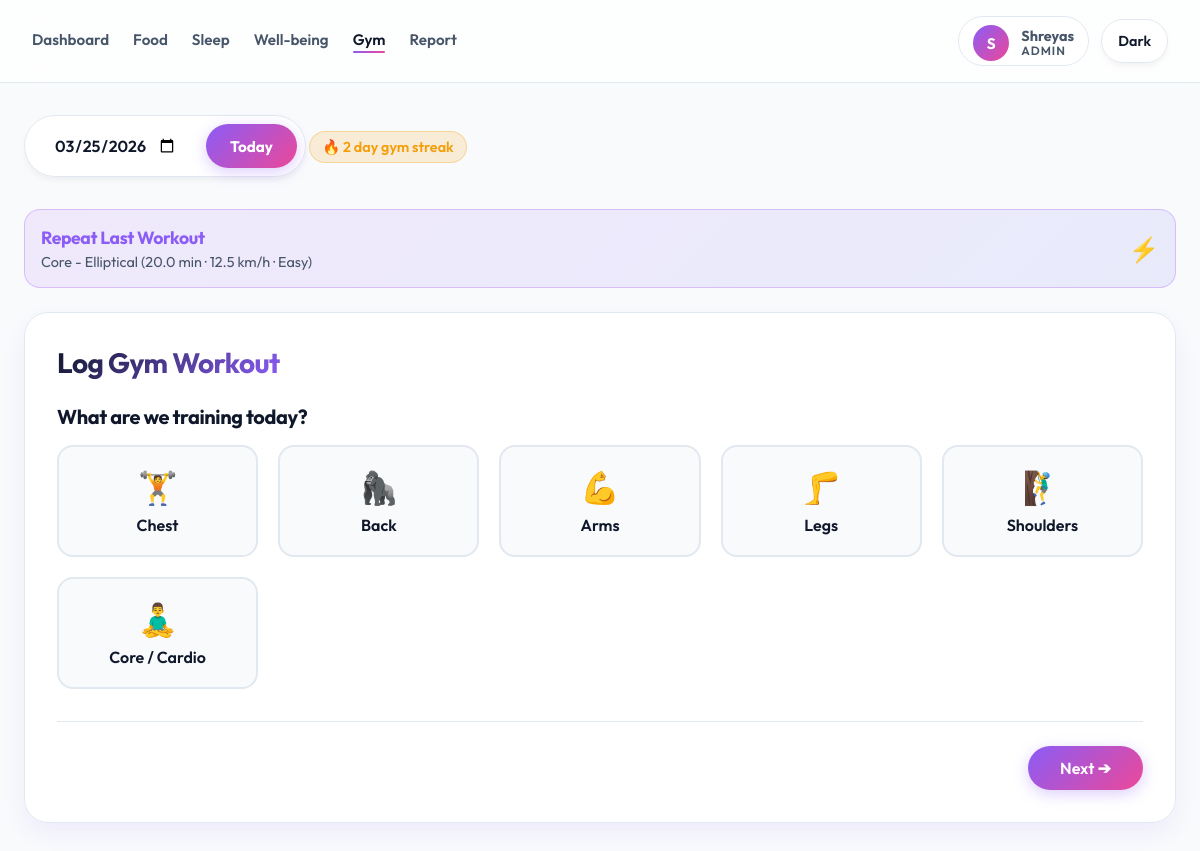
The page /gym (signed in) on the database its author committed.
### tables this page shows
CREATE TABLE "users" (
            id INTEGER PRIMARY KEY AUTOINCREMENT,
            email TEXT UNIQUE NOT NULL,
            password_hash TEXT NOT NULL,
            name TEXT,
            age INTEGER,
            height REAL,
            weight REAL,
            role TEXT NOT NULL DEFAULT 'user',
            is_active INTEGER NOT NULL DEFAULT 1,
            created_at TEXT NOT NULL DEFAULT CURRENT_TIMESTAMP
        );

CREATE TABLE gym_log (
    id INTEGER PRIMARY KEY AUTOINCREMENT,
    date TEXT,
    muscle TEXT,
    sets INTEGER,
    reps INTEGER,
    weight REAL,
    intensity TEXT,
    duration REAL
, exercise TEXT, calories REAL, user_id INTEGER, speed REAL, incline REAL);

### app.py (the view, shortened to what this page needs)
@app.route("/gym", methods=["GET", "POST"])
@login_required
def gym():
    selected_date = normalize_selected_date(request.args.get("date"))
    db = get_db()
    logs = db.execute(
        """
        SELECT * FROM gym_log
        WHERE user_id = ? AND date = ?
        ORDER BY id DESC
        """,
        (current_user.id, selected_date),
    ).fetchall()
    streak = 0
    all_dates = db.execute(
        "SELECT DISTINCT date FROM gym_log WHERE user_id = ? ORDER BY date DESC",
        (current_user.id,),
    ).fetchall()
    dates = [row["date"] for row in all_dates]
    current_day = date.today()
    if dates and (
        dates[0] == current_day.isoformat()
        or dates[0] == (current_day - timedelta(days=1)).isoformat()
    ):
        streak = 1
        check_date = datetime.strptime(dates[0], "%Y-%m-%d").date()
        for index in range(1, len(dates)):
            if dates[index] == (check_date - timedelta(days=1)).isoformat():
                streak += 1
                check_date -= timedelta(days=1)
            else:
                break
    last_workout = db.execute(
        "SELECT * FROM gym_log WHERE user_id = ? ORDER BY id DESC LIMIT 1",
        (current_user.id,),
    ).fetchone()
    db.close()
    return render_page(
        "gym.html",
        active_page="gym",
        cardio_exercises=sorted(CARDIO_EXERCISES),
        gym_logs=logs,
        selected_date=selected_date,
        streak=streak,
        last_workout=last_workout,
        max_date=date.today().isoformat(),
    )

### app.py (called while the page is built)
def get_db():
    db = sqlite3.connect(DB_NAME)
    db.row_factory = sqlite3.Row
    db.execute("PRAGMA foreign_keys = ON")
    return db

def get_user_by_id(user_id):
    db = get_db()
    row = db.execute("SELECT * FROM users WHERE id = ?", (user_id,)).fetchone()
    db.close()
    return User(row) if row else None

def render_page(template_name, **context):
    return render_template(template_name, **context)

@login_manager.user_loader
def load_user(user_id):
    return get_user_by_id(int(user_id))

def normalize_selected_date(raw_date):
    today_iso = date.today().isoformat()
    if not raw_date:
        return today_iso
    try:
        parsed = datetime.strptime(raw_date, "%Y-%m-%d").date()
    except ValueError:
        return today_iso
    return min(parsed, date.today()).isoformat()

    @property
    def is_active(self):
        return self.active

### templates/gym.html (shortened to what this page needs)
<!DOCTYPE html>
<html lang="en">
<head>
    <link rel="stylesheet" href="{{ url_for('static', filename='style.css') }}">
</head>
<body class="{{ 'dark' if dark_mode else '' }}">
{% include "_navbar.html" %}
<div class="page-container">
    <div class="date-control">
        <form method="get">
            <input
                type="date"
                name="date"
                value="{{ selected_date }}"
                max="{{ max_date }}"
                onchange="this.form.submit()"
                class="date-input"
            >
        </form>
        <a href="/gym" class="today-btn">Today</a>
    </div>
    {% if streak > 0 %}
    <div class="streak-badge">🔥 {{ streak }} day gym streak</div>
    {% endif %}
    {% if last_workout %}
    <div class="repeat-card" onclick="repeatLastWorkout()">
        <div class="repeat-info">
            <h4>Repeat Last Workout</h4>
            <p>
                {{ last_workout.muscle }} - {{ last_workout.exercise }}
                {% if last_workout.exercise in cardio_exercises %}
                    ({{ last_workout.duration | round(1) }} min · {{ last_workout.speed | round(1) }} km/h · {{ last_workout.intensity }})
                {% else %}
                    ({{ last_workout.sets }} sets × {{ last_workout.reps }} reps · {{ last_workout.weight }}kg)
                {% endif %}
            </p>
        </div>
        <div class="repeat-icon">⚡</div>
    </div>
    {% endif %}
    <div class="card">
        <h2>Log Gym Workout</h2>
        <form method="POST" id="gymForm">
            <div class="wizard-step active" id="step1">
                <h3>What are we training today?</h3>
                <div class="muscle-grid">
                    <div class="muscle-card" onclick="selectMuscle('Chest', this)">
                        <span class="muscle-icon">🏋️</span>
                        Chest
                    </div>
                    <div class="muscle-card" onclick="selectMuscle('Back', this)">
                        <span class="muscle-icon">🦍</span>
                        Back
                    </div>
                    <div class="muscle-card" onclick="selectMuscle('Arms', this)">
                        <span class="muscle-icon">💪</span>
                        Arms
                    </div>
                    <div class="muscle-card" onclick="selectMuscle('Legs', this)">
                        <span class="muscle-icon">🦵</span>
                        Legs
                    </div>
                    <div class="muscle-card" onclick="selectMuscle('Shoulders', this)">
                        <span class="muscle-icon">🧗‍♂️</span>
                        Shoulders
                    </div>
                    <div class="muscle-card" onclick="selectMuscle('Core', this)">
                        <span class="muscle-icon">🧘‍♂️</span>
                        Core / Cardio
                    </div>
                </div>
                <div class="wizard-nav" style="justify-content: flex-end;">
                    <button type="button" class="primary-btn btn-next" onclick="nextStep(2)">Next ➔</button>
                </div>
            </div>
        </form>
    </div>
</div>
</body>
</html>

### templates/_navbar.html (shortened to what this page needs)
<nav class="navbar">
    <div class="nav-left" id="navMenu">
        <a href="{{ url_for('index') }}" class="{{ 'active' if active_page == 'dashboard' else '' }}">Dashboard</a>
        <a href="{{ url_for('food') }}" class="{{ 'active' if active_page == 'food' else '' }}">Food</a>
        <a href="{{ url_for('sleep') }}" class="{{ 'active' if active_page == 'sleep' else '' }}">Sleep</a>
        <a href="{{ url_for('wellbeing') }}" class="{{ 'active' if active_page == 'wellbeing' else '' }}">Well-being</a>
        <a href="{{ url_for('gym') }}" class="{{ 'active' if active_page == 'gym' else '' }}">Gym</a>
        <a href="{{ url_for('report') }}" class="{{ 'active' if active_page == 'report' else '' }}">Report</a>
    </div>
    <div class="nav-right">
        {% if current_user.is_authenticated %}
        <a href="{{ url_for('profile') }}" class="nav-user nav-user-link">
            <div class="nav-avatar nav-avatar-fallback">{{ current_user.name[:1] | upper }}</div>
            <div class="nav-user-meta">
                <strong>{{ current_user.name }}</strong>
                <span>{{ current_user.role|title }}</span>
            </div>
        </a>
        {% endif %}
        <button id="themeToggle" class="theme-btn">Dark</button>
    </div>
</nav>

### rows shown on the page
users: name "S", name "Shreyas", role "ADMIN"
gym_log: muscle "Core", exercise "Elliptical", duration "20.0", speed "12.5", intensity "Easy"

### other values the page prints
{{ streak }} "2"
